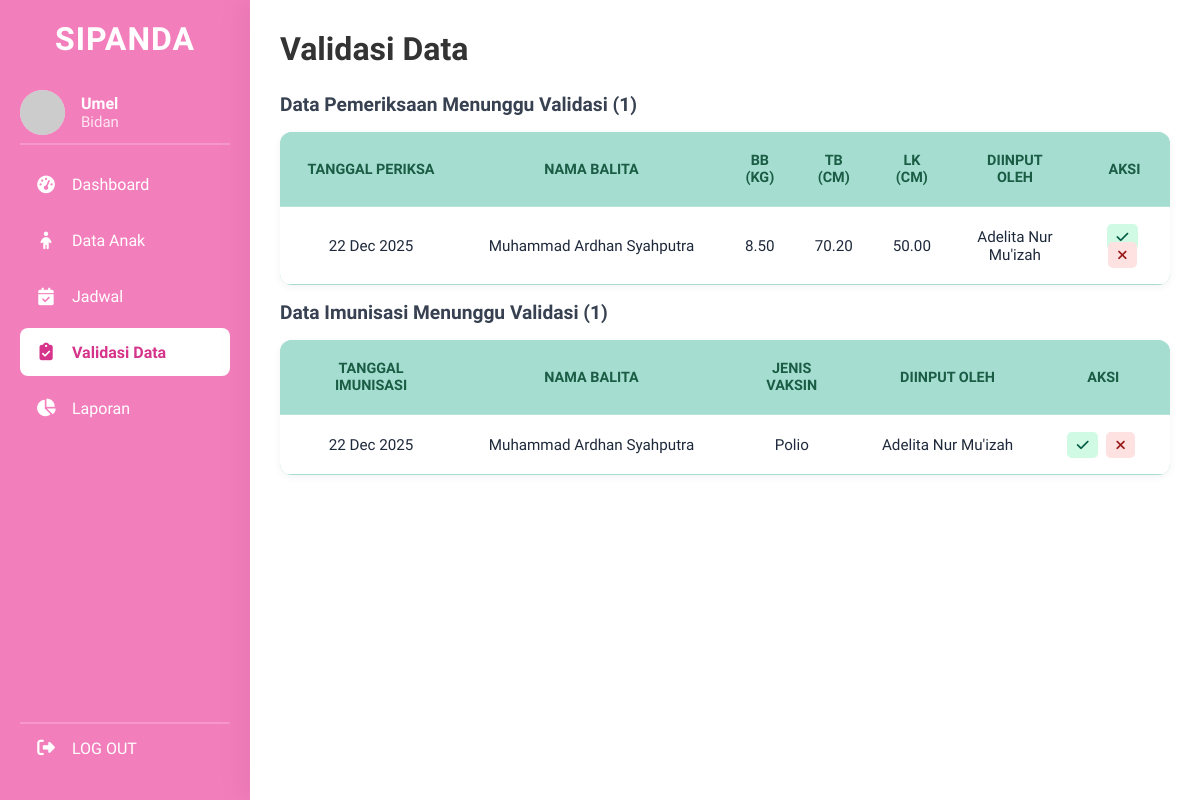
The page /validasi_data.php (signed in) on the database its author committed.
### tables this page shows
CREATE TABLE `pemeriksaan` (
  `id_pemeriksaan` int(11) NOT NULL,
  `id_balita` int(11) NOT NULL,
  `tanggal_periksa` date NOT NULL,
  `berat_badan` decimal(5,2) DEFAULT NULL COMMENT 'dalam KG',
  `tinggi_badan` decimal(5,2) DEFAULT NULL COMMENT 'dalam CM',
  `lingkar_kepala` decimal(5,2) DEFAULT NULL COMMENT 'dalam CM',
  `catatan` text DEFAULT NULL,
  `status_validasi` enum('Belum Divalidasi','Valid','Tidak Valid') DEFAULT 'Belum Divalidasi',
  `id_kader` int(11) DEFAULT NULL,
  `id_bidan_validator` int(11) DEFAULT NULL,
  `validated_at` timestamp NULL DEFAULT NULL,
  `created_at` timestamp NOT NULL DEFAULT current_timestamp()
);

CREATE TABLE `balita` (
  `id_balita` int(11) NOT NULL,
  `nama_balita` varchar(100) NOT NULL,
  `nik_balita` varchar(16) NOT NULL,
  `tanggal_lahir` date NOT NULL,
  `jenis_kelamin` enum('Laki-laki','Perempuan') NOT NULL,
  `nama_orang_tua` varchar(100) NOT NULL,
  `alamat` text DEFAULT NULL,
  `foto_profil` varchar(255) DEFAULT NULL,
  `id_kader_pendaftar` int(11) DEFAULT NULL,
  `is_active` tinyint(1) NOT NULL DEFAULT 1,
  `created_at` timestamp NOT NULL DEFAULT current_timestamp()
);

CREATE TABLE `users` (
  `id_user` int(11) NOT NULL,
  `nama_lengkap` varchar(100) NOT NULL,
  `username` varchar(50) NOT NULL,
  `password` varchar(255) NOT NULL,
  `role` enum('kader','bidan') NOT NULL,
  `created_at` timestamp NOT NULL DEFAULT current_timestamp(),
  `is_active` tinyint(1) DEFAULT 1
);

CREATE TABLE `imunisasi` (
  `id_imunisasi` int(11) NOT NULL,
  `id_balita` int(11) NOT NULL,
  `tanggal_imunisasi` date NOT NULL,
  `jenis_vaksin` varchar(100) NOT NULL,
  `catatan` text DEFAULT NULL,
  `status_validasi` enum('Belum Divalidasi','Valid','Tidak Valid') DEFAULT 'Belum Divalidasi',
  `id_kader` int(11) DEFAULT NULL,
  `id_bidan_validator` int(11) DEFAULT NULL,
  `validated_at` timestamp NULL DEFAULT NULL,
  `created_at` timestamp NOT NULL DEFAULT current_timestamp()
);

### validasi_data.php (the view, shortened to what this page needs)
<?php
require 'config/database.php';
$query_pemeriksaan = $conn->prepare(
    "SELECT p.id_pemeriksaan, p.tanggal_periksa, p.berat_badan, p.tinggi_badan, p.lingkar_kepala,
            b.nama_balita, u.nama_lengkap AS nama_kader
     FROM pemeriksaan p
     JOIN balita b ON p.id_balita = b.id_balita
     LEFT JOIN users u ON p.id_kader = u.id_user
     WHERE p.status_validasi = 'Belum Divalidasi'
     ORDER BY p.tanggal_periksa DESC"
);
$query_pemeriksaan->execute();
$result_pemeriksaan = $query_pemeriksaan->get_result();
$query_imunisasi = $conn->prepare(
    "SELECT i.id_imunisasi, i.tanggal_imunisasi, i.jenis_vaksin,
            b.nama_balita, u.nama_lengkap AS nama_kader
     FROM imunisasi i
     JOIN balita b ON i.id_balita = b.id_balita
     LEFT JOIN users u ON i.id_kader = u.id_user
     WHERE i.status_validasi = 'Belum Divalidasi'
     ORDER BY i.tanggal_imunisasi DESC"
);
$query_imunisasi->execute();
$result_imunisasi = $query_imunisasi->get_result();
include 'templates/header.php';
?>
<div class="dashboard-container">
    <aside class="sidebar">
        <div class="sidebar-header">
            <h2>SIPANDA</h2>
        </div>
        <div class="sidebar-user">
            <img src="https://ui-avatars.com/api/?name=<?= urlencode($_SESSION['nama_lengkap']) ?>&background=FBCFE8&color=B42373" alt="User Avatar">
            <div class="user-info">
                <h4><?= htmlspecialchars($_SESSION['nama_lengkap']) ?></h4>
                <p><?= htmlspecialchars(ucfirst($_SESSION['role'])) ?></p>
            </div>
        </div>
        <ul class="sidebar-nav">
            <li><a href="dashboard_bidan.php"><i class="fa-solid fa-tachometer-alt"></i> Dashboard</a></li>
            <li><a href="data_anak_bidan.php"><i class="fa-solid fa-child"></i> Data Anak</a></li>
            <li><a href="jadwal_imunisasi.php"><i class="fa-solid fa-calendar-check"></i> Jadwal</a></li>
            <li><a href="validasi_data.php" class="active"><i class="fa-solid fa-clipboard-check"></i> Validasi Data</a></li>
            <li><a href="laporan.php"><i class="fa-solid fa-chart-pie"></i> Laporan</a></li>
        </ul>
        <div class="sidebar-footer">
            <ul class="sidebar-nav">
                <li><a href="<?= BASE_URL ?>/logout.php"><i class="fa-solid fa-right-from-bracket"></i> LOG OUT</a></li>
            </ul>
        </div>
    </aside>
    <main class="main-content">
        <div class="main-header">
            <div style="display: flex; align-items: center;">
                <h1 style="margin: 0;">Validasi Data</h1>
            </div>
        </div>
        <div class="history-section">
            <h4 class="sub-section-title">Data Pemeriksaan Menunggu Validasi (<?= $result_pemeriksaan->num_rows ?>)</h4>
            <div class="data-table-wrapper">
                <table class="data-table">
                    <thead>
                        <tr>
                            <th>Tanggal Periksa</th>
                            <th>Nama Balita</th>
                            <th>BB (kg)</th>
                            <th>TB (cm)</th>
                            <th>LK (cm)</th>
                            <th>Diinput Oleh</th>
                            <th>Aksi</th>
                        </tr>
                    </thead>
                    <tbody>
                        <?php if ($result_pemeriksaan->num_rows > 0): ?>
                            <?php while ($row = $result_pemeriksaan->fetch_assoc()): ?>
                                <tr>
                                    <td><?= date('d M Y', strtotime($row['tanggal_periksa'])) ?></td>
                                    <td><?= htmlspecialchars($row['nama_balita']) ?></td>
                                    <td><?= htmlspecialchars($row['berat_badan'] ?? '-') ?></td>
                                    <td><?= htmlspecialchars($row['tinggi_badan'] ?? '-') ?></td>
                                    <td><?= htmlspecialchars($row['lingkar_kepala'] ?? '-') ?></td>
                                    <td><?= htmlspecialchars($row['nama_kader'] ?? 'N/A') ?></td>
                                    <td>
                                        <a href="process/proses_validasi.php?tipe=pemeriksaan&aksi=valid&id=<?= $row['id_pemeriksaan'] ?>" class="btn-aksi btn-validasi" title="Validasi Data" onclick="return confirm('Anda yakin ingin memvalidasi data pemeriksaan ini?')"><i class="fa-solid fa-check"></i></a>
                                        <a href="process/proses_validasi.php?tipe=pemeriksaan&aksi=tolak&id=<?= $row['id_pemeriksaan'] ?>" class="btn-aksi btn-tolak" title="Tolak Data" onclick="return confirm('Anda yakin ingin menolak data pemeriksaan ini?')"><i class="fa-solid fa-times"></i></a>
                                    </td>
                                </tr>
                            <?php endwhile; ?>
                        <?php else: ?>
                            <tr><td colspan="7" style="text-align:center;">Tidak ada data pemeriksaan yang perlu divalidasi.</td></tr>
                        <?php endif; ?>
                    </tbody>
                </table>
            </div>
        </div>
        <div class="history-section-2">
            <h4 class="sub-section-title">Data Imunisasi Menunggu Validasi (<?= $result_imunisasi->num_rows ?>)</h4>
            <div class="data-table-wrapper">
                <table class="data-table">
                    <thead>
                        <tr>
                            <th>Tanggal Imunisasi</th>
                            <th>Nama Balita</th>
                            <th>Jenis Vaksin</th>
                            <th>Diinput Oleh</th>
                            <th>Aksi</th>
                        </tr>
                    </thead>
                    <tbody>
                         <?php if ($result_imunisasi->num_rows > 0): ?>
                            <?php while ($row = $result_imunisasi->fetch_assoc()): ?>
                                <tr>
                                    <td><?= date('d M Y', strtotime($row['tanggal_imunisasi'])) ?></td>
                                    <td><?= htmlspecialchars($row['nama_balita']) ?></td>
                                    <td><?= htmlspecialchars($row['jenis_vaksin']) ?></td>
                                    <td><?= htmlspecialchars($row['nama_kader'] ?? 'N/A') ?></td>
                                     <td>
                                        <a href="process/proses_validasi.php?tipe=imunisasi&aksi=valid&id=<?= $row['id_imunisasi'] ?>" class="btn-aksi btn-validasi" title="Validasi Data" onclick="return confirm('Anda yakin ingin memvalidasi data imunisasi ini?')"><i class="fa-solid fa-check"></i></a>
                                        <a href="process/proses_validasi.php?tipe=imunisasi&aksi=tolak&id=<?= $row['id_imunisasi'] ?>" class="btn-aksi btn-tolak" title="Tolak Data" onclick="return confirm('Anda yakin ingin menolak data imunisasi ini?')"><i class="fa-solid fa-times"></i></a>
                                    </td>
                                </tr>
                            <?php endwhile; ?>
                        <?php else: ?>
                            <tr><td colspan="5" style="text-align:center;">Tidak ada data imunisasi yang perlu divalidasi.</td></tr>
                        <?php endif; ?>
                    </tbody>
                </table>
            </div>
        </div>
    </main> </div> <?php
include 'templates/footer.php';
?>

### assets/css/style.css (style rules this page uses)
* { margin: 0; padding: 0; box-sizing: border-box; }
body { font-family: "Baloo 2", cursive; background-color: white; min-height: 100vh; }

### rows shown on the page
pemeriksaan: tanggal_periksa "22 Dec 2025", id_balita.nama_balita "Muhammad Ardhan Syahputra", berat_badan "8.50", tinggi_badan "70.20", lingkar_kepala "50.00", id_kader.nama_lengkap "Adelita Nur Mu'izah"
imunisasi: tanggal_imunisasi "22 Dec 2025", id_balita.nama_balita "Muhammad Ardhan Syahputra", jenis_vaksin "Polio", id_kader.nama_lengkap "Adelita Nur Mu'izah"

### other values the page prints
$_SESSION['nama_lengkap'] "Umel"
$_SESSION['role'] "Bidan"
$result_pemeriksaan->num_rows "1"
$result_imunisasi->num_rows "1"
